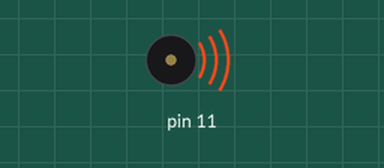
The sketch below on a simulated Arduino Uno, built with avr-gcc and run on an emulated ATmega328P. Shown: buzzer (waves = sounding).

Above: at 0.1 s.
At 0.7 s:
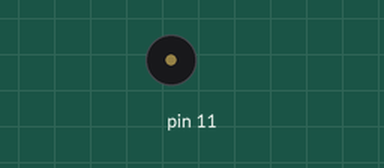
Timing chart, 0 to 2.2 s (numbered marks = the images above):
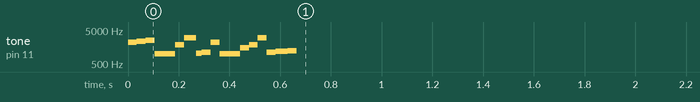

The sketch:

bleep.ino
```cpp
void song(int buzzerPin){

  tone(buzzerPin, 2217);
  delay(35);
  noTone(buzzerPin);

  tone(buzzerPin, 2349);
  delay(35);
  noTone(buzzerPin);

  tone(buzzerPin, 2489);
  delay(35);
  noTone(buzzerPin);

  tone(buzzerPin, 988);
  delay(81);
  noTone(buzzerPin);

  tone(buzzerPin, 1865);
  delay(35);
  noTone(buzzerPin);

  tone(buzzerPin, 2960);
  delay(47);
  noTone(buzzerPin);

  tone(buzzerPin, 1047);
  delay(23);
  noTone(buzzerPin);

  tone(buzzerPin, 1109);
  delay(35);
  noTone(buzzerPin);

  tone(buzzerPin, 2217);
  delay(35);
  noTone(buzzerPin);

  tone(buzzerPin, 988);
  delay(81);
  noTone(buzzerPin);

  tone(buzzerPin, 1480);
  delay(35);
  noTone(buzzerPin);

  tone(buzzerPin, 1865);
  delay(35);
  noTone(buzzerPin);

  tone(buzzerPin, 2960);
  delay(35);
  noTone(buzzerPin);

  tone(buzzerPin, 1109);
  delay(35);
  noTone(buzzerPin);

  tone(buzzerPin, 1175);
  delay(47);
  noTone(buzzerPin);

  tone(buzzerPin, 1245);
  delay(35);
  noTone(buzzerPin);
}

void setup() {
  // put your setup code here, to run once:
  // call the song function with digital pin
  song(11);
}

void loop() {
  // put your main code here, to run repeatedly:
}
```
